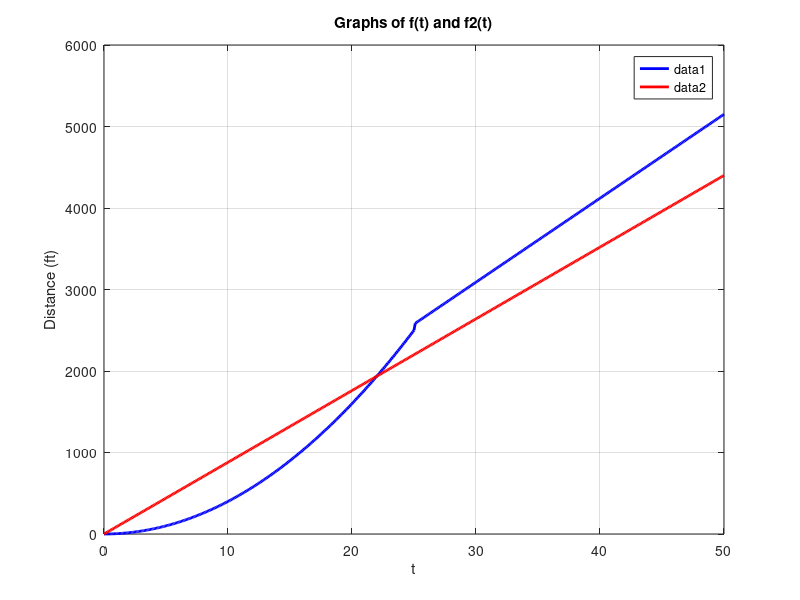

Write MATLAB code to recreate this figure.
% Define the range of t values
t = 0:0.1:50; % You can adjust the range and step size as needed

% Initialize arrays to store the function values
f = zeros(size(t));
f2 = zeros(size(t));

% Calculate the function values based on the conditions for f(t)
for i = 1:length(t)
    if t(i) <= 25
        f(i) = 4 * t(i)^2;
    else
        f(i) = 103 * t(i);
    end
end

% Calculate the function values for f2(t)
f2 = 88 * t;

% Plot both functions on the same graph
figure;
plot(t, f, 'b', 'LineWidth', 2);
hold on; % Allow multiple plots on the same graph
plot(t, f2, 'r', 'LineWidth', 2);
xlabel('t');
ylabel('Distance (ft)');
title('Graphs of f(t) and f2(t)');
grid on;
legend; % Display the legend to differentiate between the two functions
hold off; % Release the hold on for future plots
